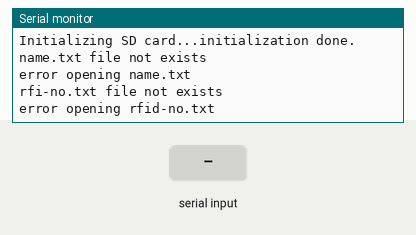
Bench run of a sketch on a simulated Arduino Uno, built with avr-gcc and run on an emulated ATmega328P. On the bench: the last lines printed to the serial monitor. The inputs (shaded band) are chosen by the test bench. Storage starts empty.

Above: at 1.2 s.
1.3 s: "1\n" received over Serial
At 2.3 s:
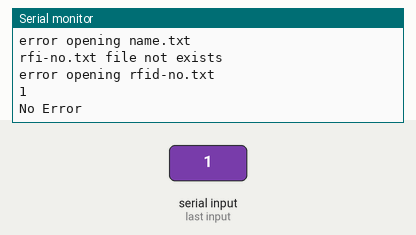
2.8 s: "0\n" received over Serial
At 3.5 s:
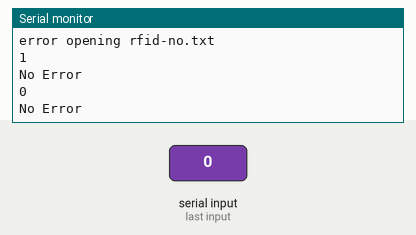
4.3 s: "2\n" received over Serial
At 5.8 s:
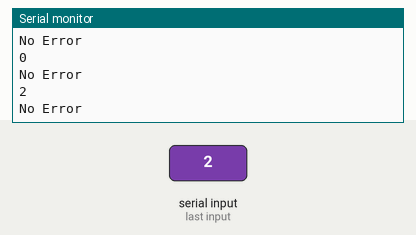

The sketch:

rfid_platforma4.ino.ino
```cpp
#include <SPI.h>
#include <SD.h>
int count = 0;
char input[12];
boolean flag = 0;
File myFile;
File myFile2;
String s1;
String s2;
String rfid[10];
String names[10];

void get_rfid(){
  if(SD.exists("rfid-no.txt")){

    Serial.println("rfid-no.txt file exists");
    }
   else
   {
     Serial.println("rfi-no.txt file not exists");
    }

  myFile = SD.open("rfid-no.txt");
  if (myFile)
  {
        Serial.println("rfid-no.txt:");
        while (myFile.available())
        {
             int c = 0;
             s1 = myFile.readString();
             for(int i = 0;i<3;i++)
                {
                 int j = s1.indexOf("\n");
                 rfid[c++] = s1.substring(0,j-1);
                 s1 = s1.substring(j+1,s1.length());
                }
        }
        for(int i = 0;i<3;i++)
            {
             Serial.println(rfid[i]);
            }
    // close the file:
    myFile.close();
  }
  else
  {
    // if the file didn't open, print an error:
    Serial.println("error opening rfid-no.txt");
  }}


void get_names()
{
  if(SD.exists("name.txt"))
  {
    Serial.println("name.txt file exists");
    }
   else
   {
     Serial.println("name.txt file not exists");
    }

  myFile2 = SD.open("name.txt");
  if (myFile2)
  {
        Serial.println("name.txt:");
        while (myFile2.available())
        {
             int p = 0;
             s2 = myFile2.readString();
             for(int i = 0;i<3;i++)
                {
                 int m = s2.indexOf("\n");
                 names[p++] = s2.substring(0,m-1);
                 s2 = s2.substring(m+1,s2.length());
                }
        }
        for(int i = 0;i<3;i++)
            {
             Serial.println(names[i]);
            }
    myFile2.close();
  }
  else
  {

    Serial.println("error opening name.txt");
  }
  }


void setup()
{
         Serial.begin(9600);
         Serial.print("Initializing SD card...");

            if (!SD.begin(4))
         {
            Serial.println("initialization failed!");
            while (1);
         }
            Serial.println("initialization done.");
             get_names();
             get_rfid();
}

void loop()
{


   if(Serial.available())
   {
      count = 0;
      while(Serial.available() && count < 12)          // Read 12 characters and store them in input array
      {
         input[count] = Serial.read();
         count++;
         delay(5);
      }

      Serial.print(input);                             // Print RFID tag number
      if((input[0] ^ input[2] ^ input[4] ^ input[6] ^ input[8] == input[10]) &&
         (input[1] ^ input[3] ^ input[5] ^ input[7] ^ input[9] == input[11]))
         {
            Serial.println("No Error");
                String a = input;
                int match = -1;
                  for(int l = 0;l<3 ;l++){
                    if(rfid[l]==a){
                      Serial.println("match");
                      match = l;
                      }
            }
            if(match != -1){
              Serial.println(names[match]);
              }

         }
        else
        {
            Serial.println("Error");
        }
   }
}
```

Measured:
- after the input at 1.3 s, the serial monitor: prints a new line at once (image 1)
- after the input at 2.8 s, the serial monitor: prints a new line at once (image 2)
- after the input at 4.3 s, the serial monitor: prints a new line at once (image 3)
